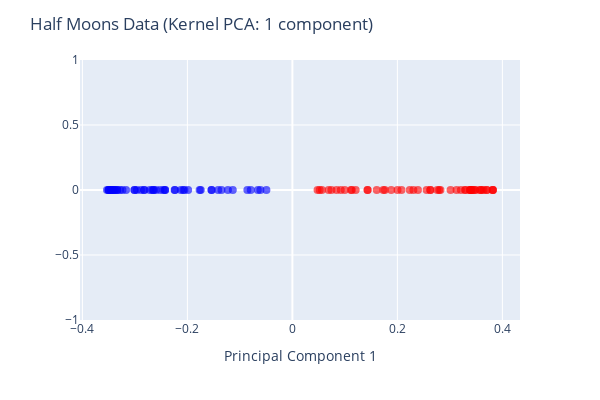

Notebook code for this chart:
### Code cell
# Projecting the transformed data into the first component space
figK1 = px.scatter(x=dataK[:, 0], y=np.zeros_like(dataK[:, 0]), 
                   color=ym, color_continuous_scale='bluered')
figK1.update_traces(marker=dict(size=8, opacity=0.6))
figK1.update_layout(coloraxis_showscale=False, 
                     width=600, height=400, 
                    xaxis_title='Principal Component 1', yaxis_title='', 
                    title='Half Moons Data (Kernel PCA: 1 component)')
figK1.show()

### Figure 1 — Plotly figure (JSON) as saved in the notebook; plotly's stock layout.template omitted (floating-point values rounded to 4 significant figures)
{"data": [{"hovertemplate": "x=%{x}<br>y=%{y}<br>color=%{marker.color}<extra></extra>", "legendgroup": "", "marker": {"color": [0, 1, 0, 1, 1, 1, 0, 1, 1, 1, 1, 1, 1, 0, 0, 0, 0, 0, 0, 0, 0, 1, 0, 1, 0, 0, 0, 1, 1, 1, 1, 1, 1, 1, 1, 0, 0, 1, 1, 1, 0, 1, 0, 0, 0, 0, 0, 0, 0, 0, 1, 1, 0, 0, 0, 1, 0, 0, 0, 1, 0, 0, 1, 1, 1, 1, 0, 1, 0, 1, 0, 0, 0, 1, 1, 1, 0, 1, 1, 1, 0, 0, 1, 0, 0, 1, 1, 0, 1, 1, 1, 0, 0, 1, 0, 1, 1, 1, 0, 0], "coloraxis": "coloraxis", "opacity": 0.6, "size": 8, "symbol": "circle"}, "mode": "markers", "name": "", "orientation": "v", "showlegend": false, "type": "scatter", "x": [-0.3463, 0.2305, -0.08574, 0.1761, 0.3402, 0.1205, -0.2963, 0.3379, 0.1431, 0.09978, 0.1132, 0.1434, 0.3299, -0.2672, -0.1986, -0.3373, -0.3504, -0.3531, -0.3169, -0.208, -0.2056, 0.3607, -0.1228, 0.3481, -0.1541, -0.07931, -0.1767, 0.0479, 0.282, 0.3414, 0.3209, 0.3127, 0.1731, 0.3698, 0.06888, -0.3434, -0.3238, 0.2003, 0.3639, 0.3389, -0.06094, 0.3476, -0.2125, -0.2243, -0.135, -0.2828, -0.301, -0.2425, -0.2516, -0.1539, 0.1607, 0.2795, -0.0495, -0.3006, -0.3427, 0.05202, -0.2593, -0.2883, -0.3499, 0.09214, -0.2452, -0.3338, 0.3812, 0.2392, 0.3288, 0.2558, -0.3284, 0.2627, -0.2818, 0.1882, -0.3337, -0.3389, -0.06579, 0.07436, 0.05625, 0.3584, -0.3413, 0.1116, 0.3439, 0.3389, -0.3457, -0.2642, 0.3012, -0.1413, -0.2424, 0.3818, 0.2628, -0.2647, 0.2078, 0.3568, 0.2236, -0.2718, -0.3497, 0.2759, -0.2237, 0.08415, 0.3706, 0.3821, -0.1135, -0.1745], "xaxis": "x", "y": [0, 0, 0, 0, 0, 0, 0, 0, 0, 0, 0, 0, 0, 0, 0, 0, 0, 0, 0, 0, 0, 0, 0, 0, 0, 0, 0, 0, 0, 0, 0, 0, 0, 0, 0, 0, 0, 0, 0, 0, 0, 0, 0, 0, 0, 0, 0, 0, 0, 0, 0, 0, 0, 0, 0, 0, 0, 0, 0, 0, 0, 0, 0, 0, 0, 0, 0, 0, 0, 0, 0, 0, 0, 0, 0, 0, 0, 0, 0, 0, 0, 0, 0, 0, 0, 0, 0, 0, 0, 0, 0, 0, 0, 0, 0, 0, 0, 0, 0, 0], "yaxis": "y"}], "layout": {"coloraxis": {"colorbar": {"title": {"text": "color"}}, "colorscale": [[0, "rgb(0,0,255)"], [1, "rgb(255,0,0)"]], "showscale": false}, "height": 400, "legend": {"tracegroupgap": 0}, "margin": {"t": 60}, "title": {"text": "Half Moons Data (Kernel PCA: 1 component)"}, "width": 600, "xaxis": {"anchor": "y", "domain": [0, 1], "title": {"text": "Principal Component 1"}}, "yaxis": {"anchor": "x", "domain": [0, 1], "title": {"text": ""}}}}
